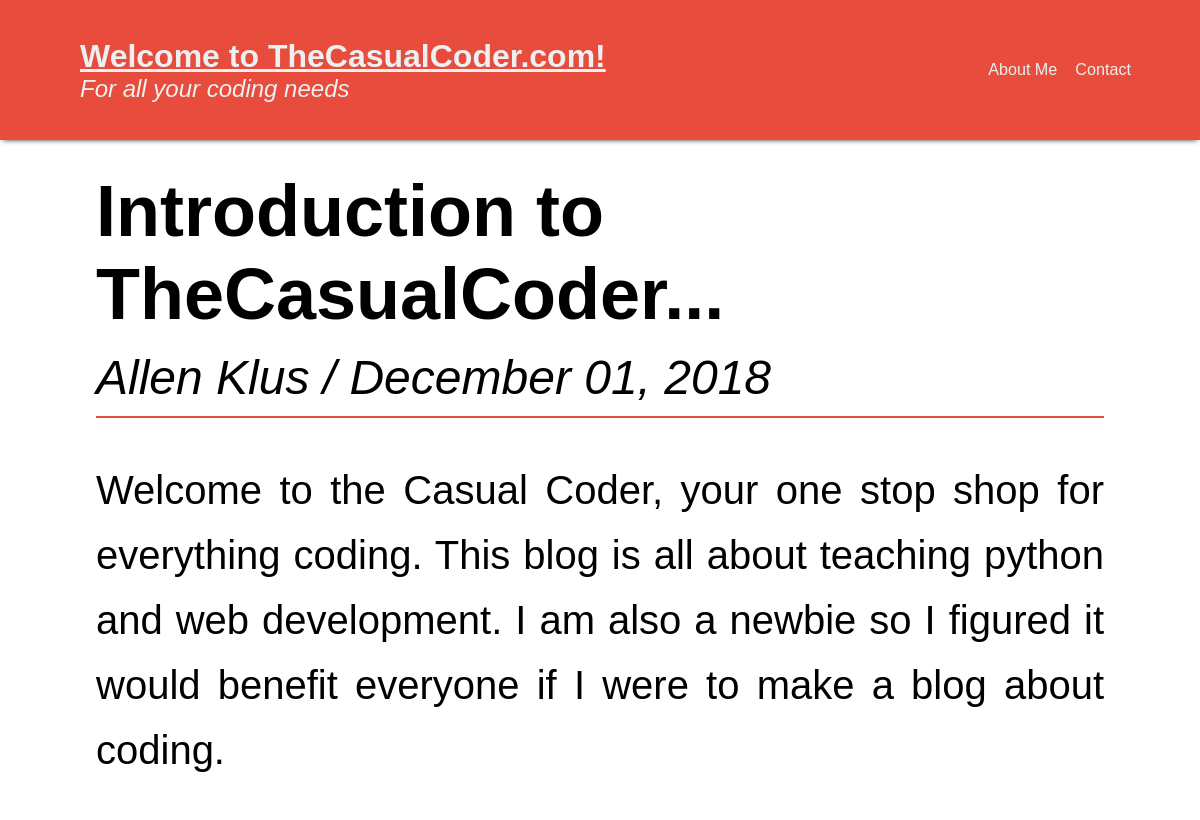
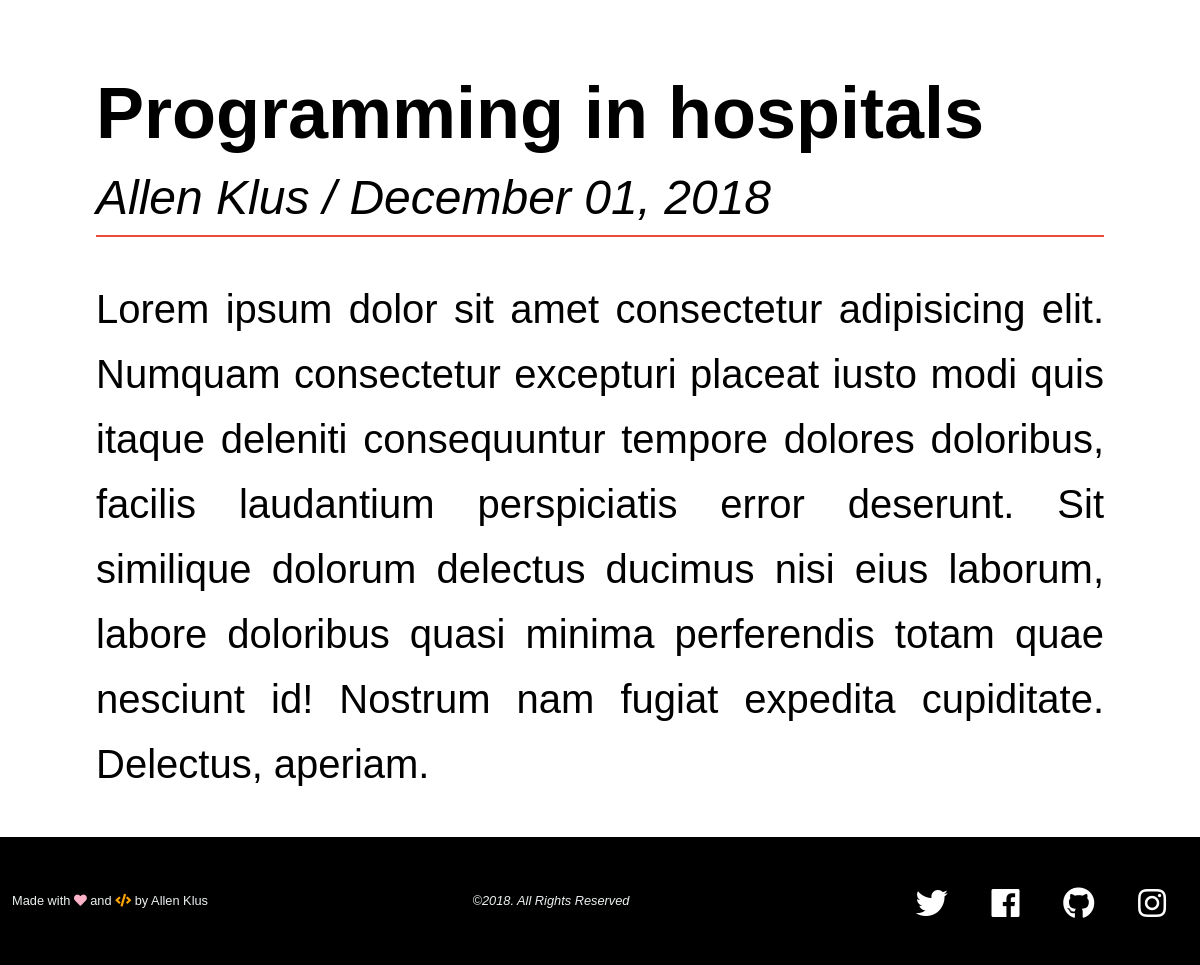
The page / on the database its author committed (2 pictures, top to bottom).
### blog/models.py (models this page shows, shortened)
class Post(models.Model):
    title = models.CharField(max_length=100)
    content = models.TextField()
    date_posted = models.DateTimeField(default=timezone.now)
    author = models.ForeignKey(User, on_delete=models.CASCADE)

### blog/views.py (the view)
# urls.py: path('', views.home, name='TCC_home'),
def home(request):
    context = {
        'Post': Post.objects.all()
    }
    return render(request, 'blog/index.html', context)

### blog/templates/blog/index.html
{% extends 'blog/base.html' %}
{% block content %}
{% for posts in Post %}
<div class="bp_container">
    <div class="bp">
        <div class='border_container'>
            <h2>{{ posts.title }}</h2>
            <span>{{ posts.author }} / {{ posts.date_posted|date:'F d, Y' }}</span>
        </div>
        <p>{{ posts.content }}</p>
    </div>
</div>
{% endfor %}
{% endblock content %}

### blog/templates/blog/base.html (shortened to what this page needs)
{% load static %}
<!DOCTYPE html>
<html lang="en">
<head>
    <link rel="stylesheet" href="https://use.fontawesome.com/releases/v5.5.0/css/all.css">
    <link rel="stylesheet" type="text/css" media="screen" href="{% static 'blog/header.css' %}">
    <link rel="stylesheet" type="text/css" media="screen" href="{% static 'blog/blog_post.css' %}">
    <link rel="stylesheet" type="text/css" media="screen" href="{% static 'blog/footer.css' %}">
    <link rel="stylesheet" type="text/css" media="screen" href="{% static 'blog/about.css' %}">
    <link rel="stylesheet" type="text/css" media="screen" href="{% static 'blog/forms.css' %}">
    <link rel="stylesheet" type="text/css" media="screen" href="{% static 'blog/contact.css' %}">
    <link rel="stylesheet" type="text/css" media="screen" href="{% static 'blog/normalize.css' %}">
</head>
<body>
        <header class='sticky'>
                <div id='header_container'>
                    <p><a href='/' style='color: #ecf0f1;'><strong>Welcome to TheCasualCoder.com!</strong><br><em><span>For all your coding needs</span></em></a></p>
                <nav>
                    <div id='nav_container'>
                        <ul>
                            <a href='/about'><li>About Me</li></a>
                            <a href='/contact'><li>Contact</li></a>
                        </ul>
                    </div>
                </div>
            </header>
            <main>
                {% block content %}{% endblock %}
            </main>
            <footer>
                <div class='footer_container'>
                    <div id='footer_text'>
                        <p>Made with <i class="fas fa-heart" style='color: #ffb3c8;'></i> and <i class="fas fa-code" style='color: #ffa500;'></i> by Allen Klus</p>
                    </div>
                    <div id='copy'>
                        <p>&copy;2018. All Rights Reserved</p>
                    </div>
                    <div id='footer_items_container'>
                        <a href='#'><i class="fab fa-twitter fa-2x" style='color: white;'></i></a>
                        <a href='#'><i class="fab fa-facebook fa-2x" style='color: white;'></i></a>
                        <a href='#'><i class="fab fa-github fa-2x" style='color: white;'></i></a>
                        <a href='#'><i class="fab fa-instagram fa-2x" style='color: white;'></i></a>
                    </div>
                </div>
            </footer>
</body>
</html>

### blog/static/blog/header.css (style rules this page uses)
body { color: #ecf0f1; font-family: Arial, Helvetica, sans-serif; margin: 0; background-color: #fff; }
header { background-color: #e74c3c; height: 140px; box-shadow: 0px 3px 5px -3px #323232; }
#header_container { display: flex; justify-content: space-between; align-items: center; height: 100%; }
#header_container p { font-size: 1.5rem; margin-left: 5%; width: 45%; padding: 20px; }
#header_container p::first-line { text-decoration: underline; font-size: 3rem; }
#header_container a { text-decoration: none; }
nav { width: 40%; margin-right: 5%; }
#nav_container { display: flex; border-radius: 10px; height: 100%; align-items: center; }
#nav_container ul { padding: 0; display: flex; justify-content: flex-end; align-items: baseline; width: 100%; }
#nav_container ul a { padding: 15px; }
#nav_container li { text-decoration: none; color: #ecf0f1; font-size: 1.6rem; display: inline-flex; }
.sticky { position: fixed; top: 0; width: 100%; }
main { padding-top: 100px; }
@media (max-width: 1920px) { #header_container p::first-line { font-size: 2rem; } }
@media (max-width: 1920px) { #header_container p { font-size: 1.5rem; } }
@media (max-width: 1430px) { #nav_container li { font-size: 1.3rem; } }
@media (max-width: 1200px) { #nav_container li { font-size: 1.01rem; } }
@media (max-width: 1200px) { #nav_container ul a { padding: 9px; } }

### blog/static/blog/blog_post.css (style rules this page uses)
.bp_container { width: 100%; display: flex; justify-content: center; align-items: center; }
.bp { color: black; font-size: 3rem; height: auto; margin: 0 8%; }
.bp h2 { margin-bottom: 15px; }
.bp p { font-size: 2.5rem; line-height: 65px; text-align: justify; }
.border_container span { font-style: italic; }
.border_container { width: 100%; border-bottom: 2px solid #e74c3c; padding: 10px 0; }

### blog/static/blog/footer.css (style rules this page uses)
footer { background-color: black; width: 100%; }
.footer_container { display: flex; justify-content: space-between; align-items: center; margin: 0 15%; padding: 30px 0; }
#footer_text { display: flex; align-items: center; font-size: 1.1rem; }
#footer_items_container { display: flex; justify-content: space-between; align-items: center; padding-bottom: 15px; padding-top: 10px; padding-right: 0; padding-left: 0; width: 20%; }
#copy { align-items: center; font-style: italic; }
@media (min-width: 650px) and (max-width: 1200px) { .footer_container { margin: 0 1%; flex-wrap: wrap; } }
@media (min-width: 650px) and (max-width: 1200px) { #footer_text, #copy { font-size: .8rem; } }
@media (min-width: 650px) and (max-width: 1200px) { #footer_items_container { display: flex; justify-content: space-around; align-items: center; padding-bottom: 15px; padding-top: 20px; padding-right: 0; padding-left: 0; width: 25%; } }

### blog/static/blog/about.css (style rules this page uses)
main { width: 100%; }

### rows shown on the page
Post: title "Introduction to TheCasualCoder...", author "Allen Klus", date_posted "December 01, 2018", content "Welcome to the Casual Coder, your one stop shop for everything coding. This blog is all about teaching python and web development. I am also a newbie so I figured it would benefit everyone if I were to make a blog about coding."
Post: title "Programming in hospitals", author "Allen Klus", date_posted "December 01, 2018", content "Lorem ipsum dolor sit amet consectetur adipisicing elit. Numquam consectetur excepturi placeat iusto modi quis itaque deleniti consequuntur tempore dolores doloribus, facilis laudantium perspiciatis error deserunt. Sit similique dolorum delectus ducimus nisi eius laborum, labore doloribus quasi minima perferendis totam quae nesciunt id! Nostrum nam fugiat expedita cupiditate. Delectus, aperiam."
